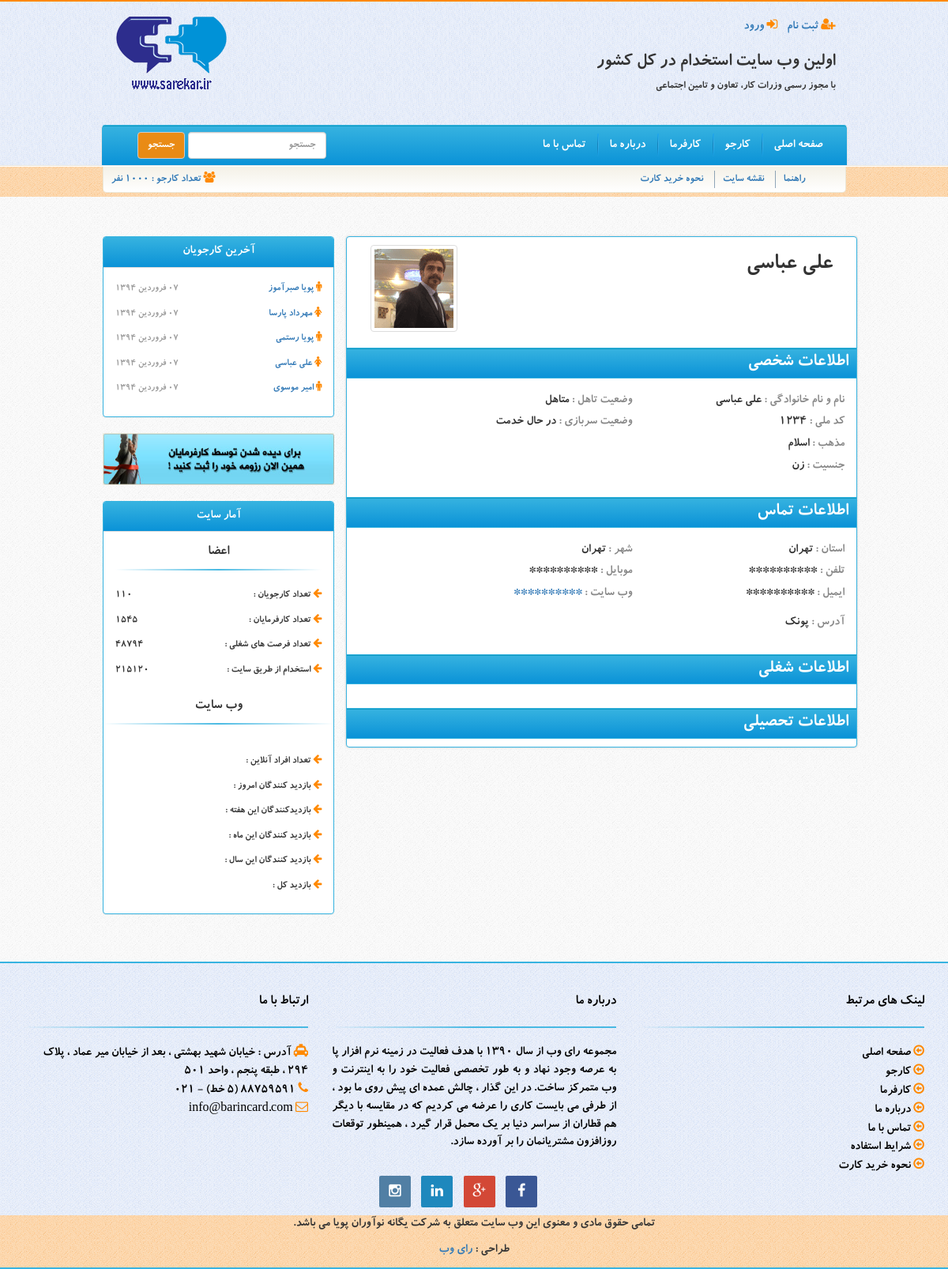
The app's page /?page=profile&id=4 with its own data.
### tables this page shows
CREATE TABLE IF NOT EXISTS `users` (
  `id` int(11) NOT NULL AUTO_INCREMENT,
  `activation_code` int(11) NOT NULL,
  `first_name` varchar(250) NOT NULL,
  `last_name` varchar(250) NOT NULL,
  `melli_code` varchar(250) NOT NULL,
  `password` varchar(250) NOT NULL,
  `religion` varchar(250) NOT NULL,
  `gender` varchar(250) NOT NULL,
  `soldiering_state` varchar(250) NOT NULL,
  `marriage_state` varchar(250) NOT NULL,
  `picture` varchar(250) NOT NULL,
  `birthday` bigint(20) NOT NULL,
  `mobile` varchar(250) NOT NULL,
  `tel` varchar(250) NOT NULL,
  `address` text NOT NULL,
  `email` varchar(250) NOT NULL,
  `website` varchar(250) NOT NULL,
  `job_state` varchar(250) NOT NULL,
  `job_kind` varchar(255) NOT NULL,
  `salary` varchar(255) NOT NULL,
  `province_id_2` int(11) NOT NULL,
  `city_id` int(11) NOT NULL,
  `about_me` text NOT NULL,
  `register_date` bigint(20) NOT NULL,
  PRIMARY KEY (`id`),
  UNIQUE KEY `activation_code` (`activation_code`)
);

CREATE TABLE IF NOT EXISTS `city` (
  `id` int(11) NOT NULL AUTO_INCREMENT,
  `name` varchar(64) NOT NULL,
  `province` int(11) NOT NULL,
  PRIMARY KEY (`id`)
);

CREATE TABLE IF NOT EXISTS `province` (
  `id` int(10) unsigned NOT NULL AUTO_INCREMENT,
  `name` varchar(64) NOT NULL,
  PRIMARY KEY (`id`)
);

### core/jdf.php (called while the page is built, shortened)
<?php
function jdate($format,$timestamp='',$none='',$time_zone='Asia/Tehran',$tr_num='fa'){
 $T_sec=0;
 $ts=$T_sec+(($timestamp=='' or $timestamp=='now')?time():tr_num($timestamp));
 $date=explode('_',date('H_i_j_n_O_P_s_w_Y',$ts));
 list($j_y,$j_m,$j_d)=gregorian_to_jalali($date[8],$date[3],$date[2]);
 $sl=strlen($format);
 $out='';
 for($i=0; $i<$sl; $i++){
  $sub=substr($format,$i,1);
  switch($sub){
	case'd':
	$out.=($j_d<10)?'0'.$j_d:$j_d;
	break;
	case'F':
	$out.=jdate_words(array('mm'=>$j_m),' ');
	break;
	case'Y':
	$out.=$j_y;
	break;
	default:$out.=$sub;
  }
 }
 return($tr_num!='en')?tr_num($out,'fa','.'):$out;
}
function tr_num($str,$mod='en',$mf='٫'){
 $num_a=array('0','1','2','3','4','5','6','7','8','9','.');
 $key_a=array('۰','۱','۲','۳','۴','۵','۶','۷','۸','۹',$mf);
 return($mod=='fa')?str_replace($num_a,$key_a,$str):str_replace($key_a,$num_a,$str);
}
function jdate_words($array,$mod=''){
 foreach($array as $type=>$num){
  $num=(int)tr_num($num);
  switch($type){
	case'mm':
	$key=array
	('فروردین','اردیبهشت','خرداد','تیر','مرداد','شهریور','مهر','آبان','آذر','دی','بهمن','اسفند');
	$array[$type]=$key[$num-1];
	break;
  }
 }
 return($mod=='')?$array:implode($mod,$array);
}
function gregorian_to_jalali($g_y,$g_m,$g_d,$mod=''){
	$g_y=tr_num($g_y); $g_m=tr_num($g_m); $g_d=tr_num($g_d);
 $d_4=$g_y%4;
 $g_a=array(0,0,31,59,90,120,151,181,212,243,273,304,334);
 $doy_g=$g_a[(int)$g_m]+$g_d;
 $d_33=(int)((($g_y-16)%132)*.0305);
 $a=($d_33==3 or $d_33<($d_4-1) or $d_4==0)?286:287;
 $b=(($d_33==1 or $d_33==2) and ($d_33==$d_4 or $d_4==1))?78:(($d_33==3 and $d_4==0)?80:79);
 if($doy_g>$b){
  $jy=$g_y-621; $doy_j=$doy_g-$b;
 }else{
  $jy=$g_y-622; $doy_j=$doy_g+$a;
 }
 if($doy_j<187){
  $jm=(int)(($doy_j-1)/31); $jd=$doy_j-(31*$jm++);
 }else{
  $jm=(int)(($doy_j-187)/30); $jd=$doy_j-186-($jm*30); $jm+=7;
 }
 return($mod=='')?array($jy,$jm,$jd):$jy.$mod.$jm.$mod.$jd;
}

### include/profile/contact_info.php (the view, shortened to what this page needs)
<?php
	$contact_info_query = " SELECT users.mobile,users.website,users.tel,users.email,users.address,city.name AS city_name , province.name AS province_name FROM `users` INNER JOIN city ON users.city_id = city.id INNER JOIN
							province ON city.province = province.id WHERE users.id = '$user_id' LIMIT 1 ; " ;
	$contact_info_result = mysqli_query($connection,$contact_info_query);
	$contact_info_row = mysqli_fetch_assoc($contact_info_result);
	if($visit){
		$contact_info_row['mobile'] = substr_replace($contact_info_row['mobile'],'**********',0);
		$contact_info_row['tel'] = substr_replace($contact_info_row['tel'],'**********',0);
		$contact_info_row['email'] = substr_replace($contact_info_row['email'],'**********',0);
		$contact_info_row['website'] = substr_replace($contact_info_row['website'],'**********',0);
		}
?>
<div class="row">
        <h3 class="title">اطلاعات تماس</h3>
         <div class="col-sm-2" style="padding-left:0 !important">
        </div>
        <div class="col-sm-5">
        	<h4 class="title-info">شهر : <span class="detail"><?php echo $contact_info_row['city_name']; ?></span></h4>
            <h4 class="title-info">موبایل : <span class="detail"><?php echo $contact_info_row['mobile']; ?></span></h4>
            <h4 class="title-info">وب سایت : <span class="detail"><a target="_blank" href="<?php echo $contact_info_row['website']; ?>"><?php echo $contact_info_row['website']; ?></a></span></h4>
        </div>
        <div class="col-sm-5">
          <h4 class="title-info">استان : <span class="detail"><?php echo $contact_info_row['province_name']; ?></span></h4>
          <h4 class="title-info">تلفن : <span class="detail"><?php echo $contact_info_row['tel']; ?></span></h4>
          <h4 class="title-info">ایمیل : <span class="detail"><?php echo $contact_info_row['email']; ?></span></h4>
 		</div>
        <div class="col-xs-12">
        	<h4 class="title-info">آدرس : <span class="detail"><?php echo $contact_info_row['address']; ?></span></h4>
        </div>
</div>

### include/profile.php (shortened to what this page needs)
<?php
	if(isset($_GET['id'])){
		$user_id = $_GET['id'];
		$visit = true;
	}else{
		$user_id = $_SESSION['active_user_id'];
		$visit = false;
		}
	$users_fetch_query = " SELECT * FROM `users` WHERE `id` = '$user_id' LIMIT 1 ; " ;
	$users_fetch_result = mysqli_query($connection,$users_fetch_query);
	$users_fetch_row = mysqli_fetch_assoc($users_fetch_result);
?>
<div class="home">
	<?php include 'left_nav.php'; ?>
	<div class="col-md-8 profile">
    	<div class="col-sm-3 img-personaly" dir="ltr">
        <?php
		if($users_fetch_row['picture']){
        	echo "<img src='images/personaly/$users_fetch_row[picture]' class='img-responsive img-thumbnail' style='margin:auto'>";
		}else{
			echo "<img src='images/personaly/profile.png' class='img-responsive img-thumbnail' style='margin:auto'>";
			}
		?>
        </div>
        <div class="col-sm-9">
        	<h2><?php echo $users_fetch_row['first_name'].' '.$users_fetch_row['last_name']; ?></h2>
        </div>
        <div class="clearfix"></div>
            <?php include 'profile/user_info.php'; ?>
            <?php include 'profile/contact_info.php'; ?>
            <?php include 'profile/job_info.php'; ?>
            <?php include 'profile/education_info.php'; ?>
</div>
</div>

### include/left_nav.php
<?php
	$last_users = '';
	$last_users_query = " SELECT * FROM `users` LIMIT 5 ; " ;
	$last_users_result = mysqli_query($connection,$last_users_query);
	while($last_users_row = mysqli_fetch_assoc($last_users_result)){
		$gender = 'male';
		if($last_users_row['gender'] == 'زن'){
		$gender = 'female';
			}
			$last_users_row['register_date'] = jdate("d F Y" , $last_users_row['register_date']);
			$last_users .= "<p><i class='fa fa-$gender'></i><a href='?page=profile&id=$last_users_row[id]'> $last_users_row[first_name] $last_users_row[last_name] </a>
							</p><p align='left'>$last_users_row[register_date]</p>";
		}
?>
<div class="col-md-4">
    	<div class="panel panel-default border">
          <div class="panel-heading">
            <h3 class="panel-title text-center">آخرین کارجویان</h3>
          </div>
          <div class="panel-body last-user">
            <?php echo $last_users; ?>
          </div>
        </div>
        <div>
        <img src="images/sidebar1.jpg" class="img-responsive">
        </div>
        <div class="panel panel-default stat border">
          <div class="panel-heading">
            <h2 class="panel-title text-center">آمار سایت</h2>
          </div>
          <div class="panel-body">
          	<h4 class="text-center">اعضا</h4>
            <hr class="hr-light">
            <p><i class="fa fa-arrow-left"></i> تعداد کارجویان : </p><p align="left">110</p>
            <p><i class="fa fa-arrow-left"></i> تعداد کارفرمایان :  </p><p align="left">1545</p>
            <p><i class="fa fa-arrow-left"></i> تعداد فرصت های شغلی :  </p><p align="left">48794</p>
            <p><i class="fa fa-arrow-left"></i> استخدام از طریق سایت :  </p><p align="left">215120</p>
          </div>
           <h4 class="text-center">وب سایت</h4>
            <hr class="hr-light">
          <div class="panel-body">
            <p><i class="fa fa-arrow-left"></i> تعداد افراد آنلاین :</p><p align="left"><?php echo $online; ?></p>
            <p><i class="fa fa-arrow-left"></i> بازدید کنندگان امروز :  </p><p align="left"><?php echo $day; ?></p>
            <p><i class="fa fa-arrow-left"></i> بازدیدکنندگان این هفته :  </p><p align="left"><?php echo $week; ?></p>
            <p><i class="fa fa-arrow-left"></i> بازدید کنندگان این ماه :  </p><p align="left"><?php echo $month; ?></p>
            <p><i class="fa fa-arrow-left"></i> بازدید کنندگان این سال :  </p><p align="left"><?php echo $year; ?></p>
            <p><i class="fa fa-arrow-left"></i> بازدید کل :  </p><p align="left"><?php echo $all; ?></p>
          </div>
        </div>
    </div>

### include/profile/user_info.php (shortened to what this page needs)
<div class="row">
            <h3 class="title">اطلاعات شخصی</h3>
            <div class="col-sm-2" style="padding-left:0 !important">
            </div>
            <div class="col-sm-5">
                <h4 class="title-info">وضعیت تاهل : <span class="detail"><?php echo $users_fetch_row['marriage_state']; ?></span></h4>
                <h4 class="title-info">وضعیت سربازی : <span class="detail"><?php echo $users_fetch_row['soldiering_state']; ?></span></h4>
            </div>
            <div class="col-sm-5">
              <h4 class="title-info">نام و نام خانوادگی : <span class="detail"><?php echo $users_fetch_row['first_name'].' '.$users_fetch_row['last_name']; ?></span></h4>
              <h4 class="title-info">کد ملی : <span class="detail"><?php echo $users_fetch_row['melli_code']; ?></span></h4>
              <h4 class="title-info">مذهب : <span class="detail"><?php echo $users_fetch_row['religion']; ?></span></h4>
              <h4 class="title-info">جنسیت : <span class="detail"><?php echo $users_fetch_row['gender']; ?></span></h4>
            </div>
</div>

### css/custom.css (style rules this page uses)
body { font-family:koodak; direction:rtl; font-size:16px; background-image:url(../images/body-bg.png); }
.panel-default > .panel-heading { background: linear-gradient(to bottom, #37b3e0 0px, #0a92d7 100%) repeat scroll 0 0 transparent; }
.stat { margin-top:20px; }
.stat p { display:inline-block; width:50%; }
.panel-title { color:#fff; }
.last-user p { display:inline-block; width:50%; }
.last-user p[align=left] { color:#999; font-size:12px; }
.home { margin-top:50px; }
.hr-light { border: 0 !important; height: 1.9px !important; background-image: -webkit-linear-gradient(left, rgba(55,179,224,0), rgba(55,179,224,0.9), rgba(55,179,224,0.0)) !important; background-image: -moz-linear-gradient(left, rgba(55,179,224,0), rgba(55,179,224,0.9), rgba(55,179,224,0.0)) !important; background-image: -ms-linear-gradient(left, rgba(55,179,224,0), rgba(55,179,224,0.9), rgba(55,179,224,0.0)) !important; background-image: -o-linear-gradient(left, rgba(55,179,224,0), rgba(55,179,224,0.9), rgba(55,179,224,0.0)) !important; }
.panel p { font-size:13px; }
.stat hr { margin-top:2px; }
.stat h4 { margin-top:2px; }
.fa { color:#ff8900 }
.profile { border: 1px solid #36B3E0; box-shadow:0 0 3px #ccc; border-radius:4px; background-color:#fff; }
h3.title { padding:5px 10px 5px 0; width: 100%; color:#fff; border-top: 1px solid #36B3E0; border-bottom:1px solid #36B3E0; box-shadow: 0px 1px 0px #1099C0 inset; background: linear-gradient(to bottom, #37B3E0 0px, #0A92D7 100%) repeat scroll 0% 0% transparent; }
.detail { font-size:16px; color:#333 !important; }
.img-personaly { padding-top:10px; }
.border { border: 1px solid #36B3E0; }
h4.title-info { color:#888 !important; font-size:16px !important; }

### records on screen
users: first_name "پویا", last_name "صبرآموز", last_users_row "۰۷ فروردین ۱۳۹۴"
users: first_name "مهرداد", last_name "پارسا", last_users_row "۰۷ فروردین ۱۳۹۴"
users: first_name "پویا", last_name "رستمی", last_users_row "۰۷ فروردین ۱۳۹۴"
users: first_name "علی", last_name "عباسی", last_users_row "۰۷ فروردین ۱۳۹۴", picture (picture), marriage_state "متاهل", soldiering_state "در حال خدمت", melli_code "1234", religion "اسلام", gender "زن", city.name "تهران", province.name "تهران", address "پونک"
users: first_name "امیر", last_name "موسوی", last_users_row "۰۷ فروردین ۱۳۹۴"

### other values on screen
$contact_info_row['mobile'] "**********"
$contact_info_row['website'] "**********"
$contact_info_row['tel'] "**********"
$contact_info_row['email'] "**********"
